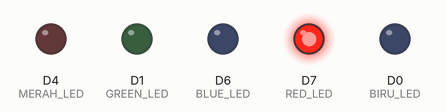
Bench run of a program on a simulated ESP8266 (NodeMCU). Shown: output pins drawn as LEDs (lit = HIGH). What the program prints to the serial monitor is not drawn.

Above: at 3.3 s.
At 5.8 s:
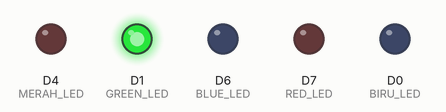
At 8.8 s:
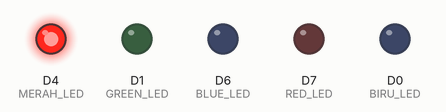
At 14.6 s:
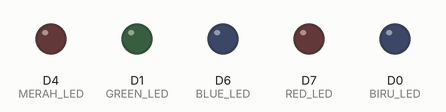
At 21.5 s:
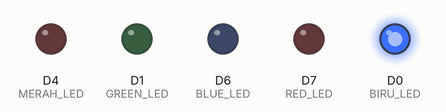
Timing chart, 0 to 22.4 s (numbered marks = the images above):
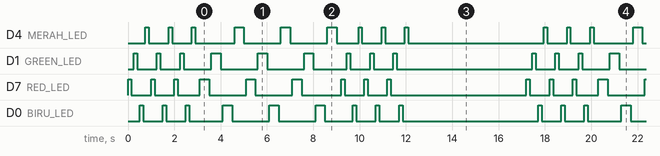

Measured:
- by itself, D7 (RED_LED): repeats every 17.2 s: 2 × (LOW 0.85 s, HIGH 0.15 s), LOW 0.95 s, 2 × (HIGH 0.40 s, LOW 1.6 s), HIGH 0.40 s, LOW 1.7 s, 2 × (HIGH 0.15 s, LOW 0.85 s), HIGH 0.15 s, LOW 5.9 s, HIGH 0.15 s
- by itself, D0 (BIRU_LED): repeats every 17.2 s: 2 × (LOW 0.85 s, HIGH 0.15 s), LOW 1.5 s, 2 × (HIGH 0.40 s, LOW 1.6 s), HIGH 0.40 s, LOW 1.2 s, 2 × (HIGH 0.15 s, LOW 0.85 s), HIGH 0.15 s, LOW 5.9 s, HIGH 0.15 s

The program:

main.cpp
```cpp
#include <Arduino.h>

#define RED_LED D7   // led warna merah
#define GREEN_LED D1 // led warna hijau
#define BLUE_LED D6  // led warnah biru
#define BIRU_LED D0  // led biru bawaan
#define MERAH_LED D4 // led merah bawaan

void setup()
{
  Serial.begin(115200);
  pinMode(RED_LED, OUTPUT); // atur pin-pin digital sebagai output
  pinMode(GREEN_LED, OUTPUT);
  pinMode(BLUE_LED, OUTPUT);
  pinMode(BIRU_LED, OUTPUT);
  pinMode(MERAH_LED, OUTPUT);

  Serial.println("Program LED RGB dan LED ESP8266 SOS");
}

void loop()
{
  // 3 dits (3 titik atau huruf S)
  for (int x = 0; x < 3; x++)
  {
    digitalWrite(RED_LED, HIGH); // LED nyala
    delay(150);                  // delay selama 150ms
    digitalWrite(RED_LED, LOW);  // LED mati
    delay(100);                  // delay selama 100ms

    digitalWrite(GREEN_LED, HIGH); // LED nyala
    delay(150);                  // delay selama 150ms
    digitalWrite(GREEN_LED, LOW);  // LED mati
    delay(100);                  // delay selama 100ms

    // digitalWrite(BLUE_LED, HIGH); // LED nyala
    // delay(150);                  // delay selama 150ms
    // digitalWrite(BLUE_LED, LOW);  // LED mati
    // delay(100);                  // delay selama 100ms

    digitalWrite(BIRU_LED, HIGH); // LED nyala
    delay(150);                  // delay selama 150ms
    digitalWrite(BIRU_LED, LOW);  // LED mati
    delay(100);                  // delay selama 100ms

    digitalWrite(MERAH_LED, HIGH); // LED nyala
    delay(150);                  // delay selama 150ms
    digitalWrite(MERAH_LED, LOW);  // LED mati
    delay(100);                  // delay selama 100ms


  }
  delay(100);

  // 3 dahs (3 garis atau huruf O)
  for (int x = 0; x < 3; x++)
  {
    digitalWrite(RED_LED, HIGH); // LED nyala
    delay(400);                  // delay selama 400ms
    digitalWrite(RED_LED, LOW);  // LED mati
    delay(100);                  // delay selama 100ms

    digitalWrite(GREEN_LED, HIGH); // LED nyala
    delay(400);                  // delay selama 400ms
    digitalWrite(GREEN_LED, LOW);  // LED mati
    delay(100);                  // delay selama 100ms

    // digitalWrite(BLUE_LED, HIGH); // LED nyala
    // delay(400);                  // delay selama 400ms
    // digitalWrite(BLUE_LED, LOW);  // LED mati
    // delay(100);                  // delay selama 100ms

    digitalWrite(BIRU_LED, HIGH); // LED nyala
    delay(400);                  // delay selama 400ms
    digitalWrite(BIRU_LED, LOW);  // LED mati
    delay(100);                  // delay selama 100ms

    digitalWrite(MERAH_LED, HIGH); // LED nyala
    delay(400);                  // delay selama 400ms
    digitalWrite(MERAH_LED, LOW);  // LED mati
    delay(100);                  // delay selama 100ms


  }

  // 100ms delay to cause slight gap between letters
  delay(100);
  // 3 dits again (3 titik atau huruf S)
  for (int x = 0; x < 3; x++)
  {
    digitalWrite(RED_LED, HIGH); // LED nyala
    delay(150);                  // delay selama 150ms
    digitalWrite(RED_LED, LOW);  // LED mati
    delay(100);                  // delay selama 100ms

    digitalWrite(GREEN_LED, HIGH); // LED nyala
    delay(150);                  // delay selama 150ms
    digitalWrite(GREEN_LED, LOW);  // LED mati
    delay(100);                  // delay selama 100ms

    // digitalWrite(BLUE_LED, HIGH); // LED nyala
    // delay(150);                  // delay selama 150ms
    // digitalWrite(BLUE_LED, LOW);  // LED mati
    // delay(100);                  // delay selama 100ms

    digitalWrite(BIRU_LED, HIGH); // LED nyala
    delay(150);                  // delay selama 150ms
    digitalWrite(BIRU_LED, LOW);  // LED mati
    delay(100);                  // delay selama 100ms

    digitalWrite(MERAH_LED, HIGH); // LED nyala
    delay(150);                  // delay selama 150ms
    digitalWrite(MERAH_LED, LOW);  // LED mati
    delay(100);                  // delay selama 100ms

  }

  // wait 5 seconds before repeating the SOS signal
  delay(5000);
}
```
